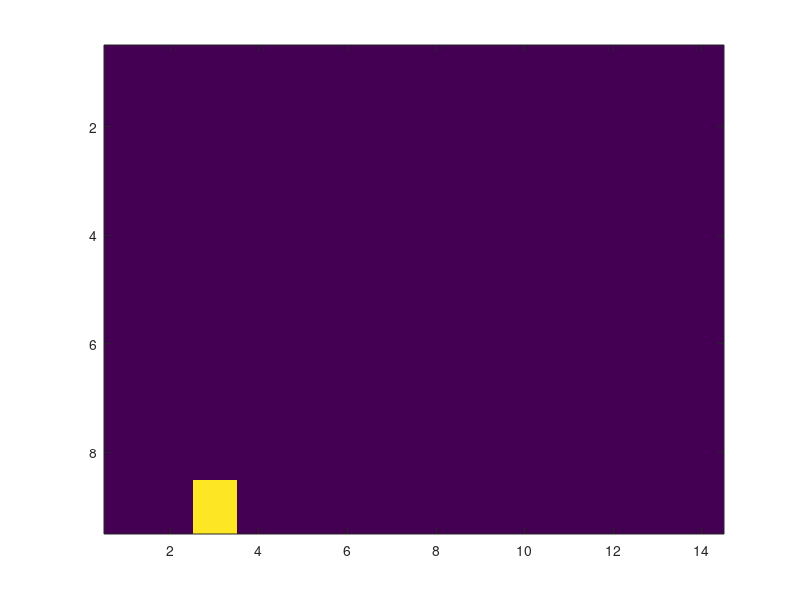

Reproduce this figure in MATLAB. (Note: this script raises an error after producing the figure.)
close all;
clear all;

drawThings = false;
energyCalc = false;
drawSpeed = 1;

plotPropagation = false;
if plotPropagation 
    figure('Position', [440 606 815 192])
    figWidth = 0.26;
    inc = 0.33;
    start = 0.04;
    height = 0.72;
    plotNum = 1;

end

%% Initialise variables
fs = 44100;         % Sample rate [Hz]
k = 1 / fs;         % Time step [s]
lengthSound = fs;   % Length of the simulation (1 second) [samples]             

rho = 7850;
H =  0.0005;
T = 500000;
c = sqrt(T / (rho * H));            % Wave speed [m/s]
c = 0.1/ (sqrt(2)*k);
Lx = 1.5;                 % Length in x direction [m]
Ly = 1;                 % Length in y direction [m]

h = sqrt(2) * c * k;    % Grid spacing [m] (from CFL condition)
Nx = floor(Lx/h);       % Number of intervals between grid points
Ny = floor(Ly/h);       % Number of intervals between grid points
h = min(Lx/Nx, Ly/Ny);  % Recalculation of grid spacing based on integer N

lambdaSq = c^2 * k^2 / h^2; % Courant number squared
h = max(Lx/Nx, Ly/Ny);  % Recalculation of grid spacing based on integer N

% Boundary conditions ([D]irichlet or [N]eumann)
bc = "D";

% Prepare Dxx matrix
if bc == "D"
    Nxu = Nx - 1;
    Nyu = Ny - 1;
    Dxx = toeplitz([-2, 1, zeros(1, Nxu-2)]);
    Dyy = toeplitz([-2, 1, zeros(1, Nyu-2)]);
end    

D = kron(speye(Nxu), Dyy) + kron(Dxx, speye(Nyu));

Nu = Nxu * Nyu;
D = D / h^2;
    
%% Initialise state vectors (one more grid point than the number of intervals)
uNext = zeros(Nu, 1); 
u = zeros(Nu, 1);

%% Initial conditions (raised cosine)
halfWidth = floor(min(Nx, Ny) / 10);
width = 2 * halfWidth + 1;
xLoc = floor(0.25 * Nx);
yLoc = floor(0.5 * Ny);
xRange = xLoc-halfWidth : xLoc+halfWidth;
yRange = yLoc-halfWidth : yLoc+halfWidth;

rcMat = zeros(Nyu, Nxu);
rcMat(yRange, xRange) = 4.5 * hann(width) * hann(width)';
u = reshape(rcMat, Nu, 1); % initialise current state  

% Set initial velocity to zero
uPrev = u;

% Output location and scaling of boundary points for energy
xOut = 0.15;
yOut = 0.85;
xIdx = round(xOut * Nxu);
yIdx = round(yOut*Nyu);
outLoc = yIdx + xIdx * Nyu + 1;
testVec = zeros(Nu, 1)
testVec(outLoc) = 1
testVecReshaped = reshape(testVec, Nyu, Nxu);
imagesc(testVecReshaped)
find(testVecReshaped == 1)
if bc == "D"
%     scaling = ones(N-1, 1);
elseif bc == "N"
%     scaling = [0.5; ones(N-1, 1); 0.5];
end
out = zeros(lengthSound, 1);

kinEnergy = zeros(lengthSound, 1);
potEnergy = zeros(lengthSound, 1);
totEnergy = zeros(lengthSound, 1);

reshapedUPrev = reshape(uPrev, Nyu, Nxu);

B = (2 * speye(Nu) + c^2 * k^2 * D);
Amat = speye(Nu);
C = -speye(Nu);

firstPlot = true;
N = Nu-1;
[phi, lamb] = eig(full(D), 'vector');
% fp = 1/(pi * k) * asin(c * k/ 2 * sqrt(-eig(D)));
plot2DmodeShapes;
noDamping = true;
plotModalAnalysis;
percentCounter = 0;
nCounter = 0;

if plotPropagation
    reshapedUPre = zeros(Ny+1, Nx+1);
end
%% Simulation loop
for n = 1:lengthSound
    
    %% Update equation
    uNext = B * u - uPrev;
    
    if energyCalc || drawThings || plotPropagation
        reshapedU = reshape(u, Nyu, Nxu);

    end
    if energyCalc
        %% Energy
        kinEnergy(n) = rho * H / 2 * h^2 * sum((1/k * (u-uPrev)).^2);


        if bc == "D"
            potEnergy(n) = T/2 * (sum(sum( ...
                ([zeros(Nyu, 1), reshapedU] - [reshapedU, zeros(Nyu, 1)]) ...
                .* ([zeros(Nyu, 1), reshapedUPrev] - [reshapedUPrev, zeros(Nyu, 1)]))) ...
                + sum(sum(([zeros(1, Nxu); reshapedU] - [reshapedU; zeros(1, Nxu)]) ...
                .* ([zeros(1, Nxu); reshapedUPrev] - [reshapedUPrev; zeros(1, Nxu)]))));
        else
            potEnergy(n) = T/(2*h) * sum((u(2:end) - u(1:end-1))...
                .* (uPrev(2:end) - uPrev(1:end-1)));
        end
        totEnergy(n) = kinEnergy(n) + potEnergy(n);

        out(n) = u(outLoc);
         
    end
    if drawThings && (~plotPropagation && mod(n, drawSpeed) == 0) || (plotPropagation && (n == 1 || n == 51 || n == 101))
        
        if energyCalc
            subplot(211)
        end
        
        if plotPropagation
            subplot(1,3,plotNum)
            reshapedUPre(2:end-1, 2:end-1) = reshapedU;
            reshapedU = reshapedUPre;
        end
        imagesc(reshapedU);
        ax = gca;
        colormap gray;
        ax.CLim = [-0.45, 0.45];
        if plotPropagation
            xLab = xlabel('$l$', 'interpreter', 'latex', 'Fontsize', 16)
            yLab = ylabel('$m$', 'interpreter', 'latex', 'Fontsize', 16)
            xLab.Position(2) = Ny * 1.08;
            yLab.Position(1) = Nx * -0.05;
            title("$n = " + n + "$", 'interpreter', 'latex', 'Fontsize', 16)
            colormap(gray);
            
            set(gca,'xtick',[1, Nx+1],'xticklabel', ["$0$", "$N_x$"], ...
                'ytick',[1, Ny+1],'yticklabel', ["$0$", "$N_y$"], ...
                'ticklabelinterpreter', 'latex', 'FontSize', 16)
            set(gca, 'Position', [start+(plotNum-1)*inc 0.1500 figWidth height])           
            plotNum = plotNum + 1;
            if plotNum > 3
                return;
            end
%             pause
        end
       
        if energyCalc
            subplot(212)
            hold off;
%             plot(kinEnergy(1:n))
%             hold on;
%             plot(potEnergy(1:n))
            plot(totEnergy(1:n) / totEnergy(1)  - 1)
        end
        drawnow;
    end
    out(n) = u(outLoc);
    % Update system states
    uPrev = u;
    u = uNext;
    if energyCalc
        reshapedUPrev = reshapedU;
    end
    
    nCounter = nCounter + 1;
    if nCounter > lengthSound / 100
        percentCounter = percentCounter + 1;
        nCounter = 0;
        disp((percentCounter) + "% done")
    end
end
% plotEnergy;

%% Plotting
figure('Position', [173 578 827 220])

t = 1:lengthSound;
% plot(t, zeros(length(t), 1), '--', 'Linewidth', 2, 'color', [0.5, 0.5, 0.5])
% hold on;
subp1 = subplot(1, 2, 1);
plot(t, out, 'k', 'Linewidth', 2)

xlim([0, 600])
ylim([-1.1, 1.1])
xLab = xlabel("$n$", 'interpreter', 'latex');
yLab = ylabel("$u^n_{" + xIdx + "," + yIdx + "}$", 'interpreter', 'latex');

xLab.Position(2) = -1.35;
% yLab.Position(1) = -15;
% grid on;
xLim = xlim;
yLab.Position(1)  = xLim(1) -0.07 * (xLim(2) - xLim(1));


set(gca, 'Linewidth', 1.5, 'Fontsize', 16, ...
    'Position', [0.0532 0.2000 0.4115 0.7591], ...
    'TickLabelInterpreter', 'latex')
subplot(1, 2, 2)
dbFFT = 20 * log10(abs(fft(out)));
plot(0:lengthSound-1, dbFFT, 'k', 'Linewidth', 2);
xlim([0, 5000])
ylim([-100, 100])

% grid on;
% xticks([c/2 : c/2 : 3000])
set(gca, 'Linewidth', 1.5, 'Fontsize', 16,...
    'Position', [0.5532 0.2000 0.4115 0.7591], ...
    'TickLabelInterpreter', 'latex')

xLab2 = xlabel("$f$ [Hz]", 'interpreter', 'latex');
yLab2 = ylabel("Magnitude [dB]", 'interpreter', 'latex');

% xLab2.Position(1) = 750;
yLim = ylim;
xLab2.Position(2) = yLim(1) -0.125 * (yLim(2) - yLim(1));

% yLab2.Position(1) = -70;

set(gcf, 'color', 'w')